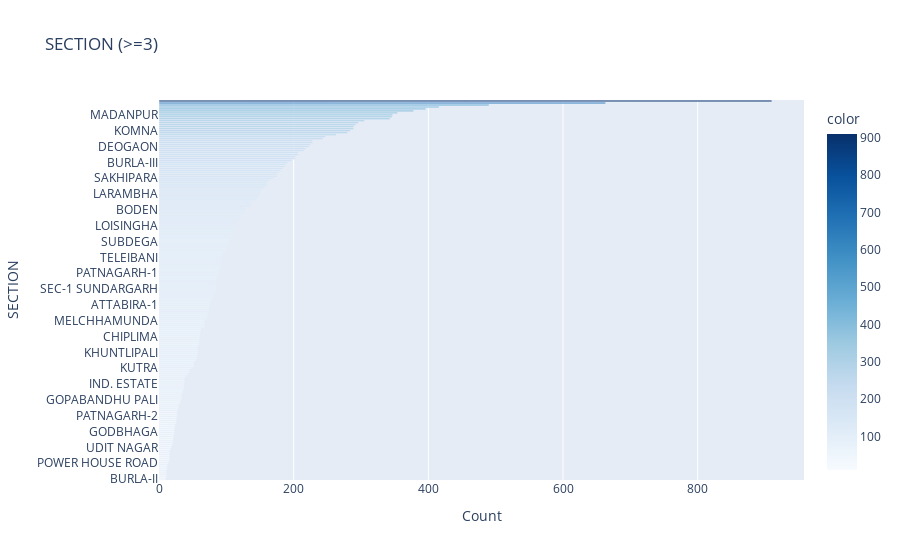
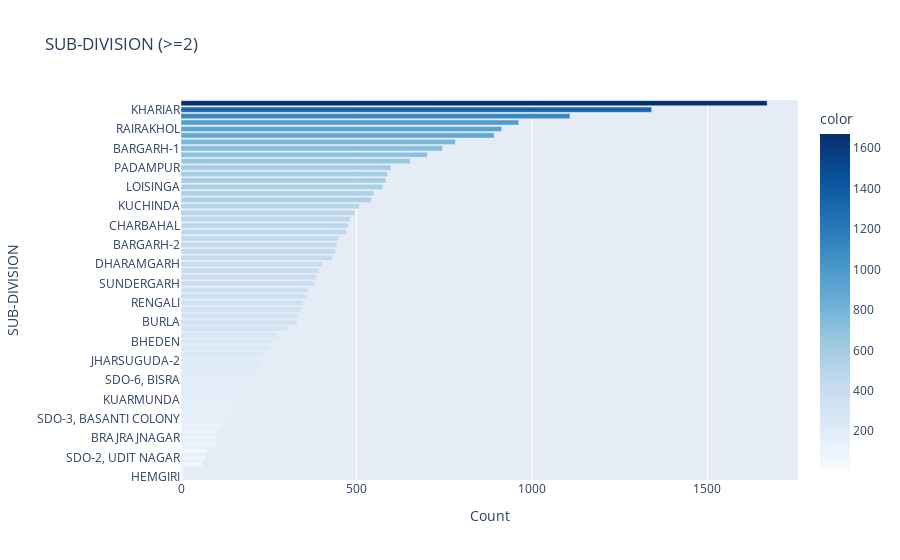
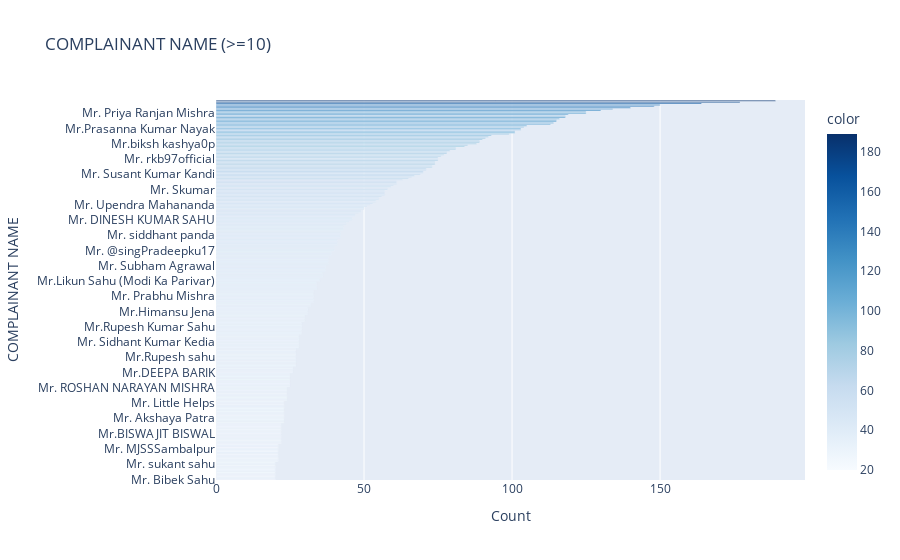
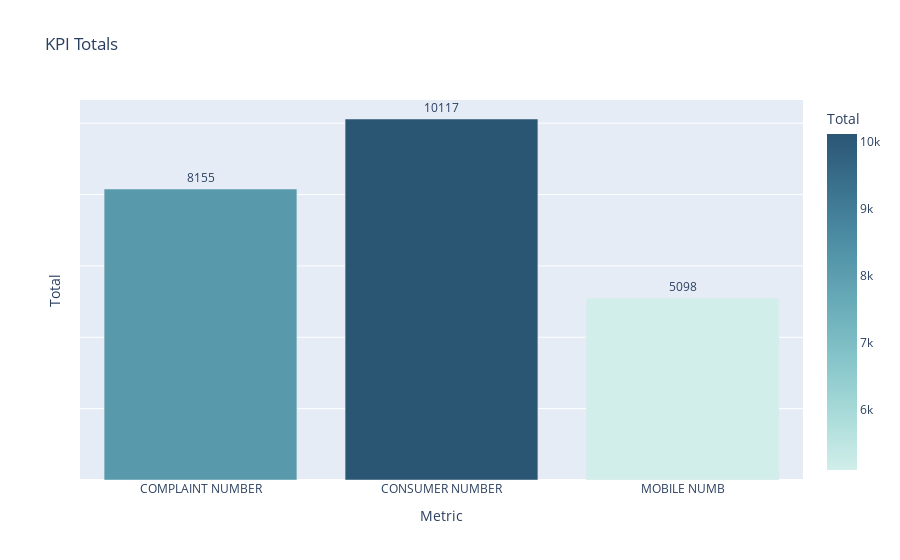

Source (notebook cell) for these figures, in order:
### Code cell
visualize_report(df)

### Figure 1 — Plotly figure (JSON) as saved in the notebook; plotly's stock layout.template omitted (floating-point values rounded to 4 significant figures; data arrays with more than 128 entries replaced by an {"elided": "..."} marker saying what was removed)
{"data": [{"alignmentgroup": "True", "hovertemplate": "Count=%{x}<br>SECTION=%{y}<br>color=%{marker.color}<extra></extra>", "legendgroup": "", "marker": {"color": {"elided": "192 int values"}, "coloraxis": "coloraxis", "pattern": {"shape": ""}}, "name": "", "offsetgroup": "", "orientation": "h", "showlegend": false, "textposition": "auto", "type": "bar", "x": {"elided": "192 int values"}, "xaxis": "x", "y": {"elided": "192 str values"}, "yaxis": "y"}], "layout": {"barmode": "relative", "coloraxis": {"colorbar": {"title": {"text": "color"}}, "colorscale": [[0, "rgb(247,251,255)"], [0.125, "rgb(222,235,247)"], [0.25, "rgb(198,219,239)"], [0.375, "rgb(158,202,225)"], [0.5, "rgb(107,174,214)"], [0.625, "rgb(66,146,198)"], [0.75, "rgb(33,113,181)"], [0.875, "rgb(8,81,156)"], [1, "rgb(8,48,107)"]]}, "legend": {"tracegroupgap": 0}, "title": {"text": "SECTION (>=3)"}, "xaxis": {"anchor": "y", "domain": [0, 1], "title": {"text": "Count"}}, "yaxis": {"anchor": "x", "domain": [0, 1], "title": {"text": "SECTION"}}}}

### Figure 2 — Plotly figure (JSON) as saved in the notebook; plotly's stock layout.template omitted (floating-point values rounded to 4 significant figures)
{"data": [{"alignmentgroup": "True", "hovertemplate": "Count=%{x}<br>SUB-DIVISION=%{y}<br>color=%{marker.color}<extra></extra>", "legendgroup": "", "marker": {"color": [8, 8, 60, 70, 75, 100, 100, 106, 114, 126, 147, 152, 153, 172, 199, 202, 213, 222, 224, 240, 255, 261, 274, 303, 331, 333, 343, 348, 359, 363, 381, 385, 393, 402, 431, 439, 444, 448, 471, 476, 482, 496, 508, 542, 550, 575, 584, 589, 598, 653, 702, 745, 782, 892, 914, 962, 1108, 1341, 1670], "coloraxis": "coloraxis", "pattern": {"shape": ""}}, "name": "", "offsetgroup": "", "orientation": "h", "showlegend": false, "textposition": "auto", "type": "bar", "x": [8, 8, 60, 70, 75, 100, 100, 106, 114, 126, 147, 152, 153, 172, 199, 202, 213, 222, 224, 240, 255, 261, 274, 303, 331, 333, 343, 348, 359, 363, 381, 385, 393, 402, 431, 439, 444, 448, 471, 476, 482, 496, 508, 542, 550, 575, 584, 589, 598, 653, 702, 745, 782, 892, 914, 962, 1108, 1341, 1670], "xaxis": "x", "y": ["HEMGIRI", " ", "KHARIAR ROAD", "SDO-2, UDIT NAGAR", "KALUNGA", "SDO-1, RAJGANPUR", "BRAJRAJNAGAR", "SDO-4, KOEL NAGAR", "BHAWANIPATNA NO-2", "SDO-3, BASANTI COLONY", "SDO-5 PANPOSH", "RAJGANGUR,SDO-2", "KUARMUNDA", "BELPAHAR", "UJALPUR", "SDO-6, BISRA", "JUNAGARH", "SDO-2, KHETRAJPUR", "JHARSUGUDA-2", "BARPALI", "BHAWANIPATNA NO-1", "BHEDEN", "SDO-1, INDUSTRIAL ESTATE", "BHATLI", "BURLA", "SDO-2 SAMBALPUR-E", "PAIKMAL", "RENGALI", "SOHELA", "BINKA", "SUNDERGARH", "HIRAKUD", "SDO-2,TITLAGARH", "DHARAMGARH", "B.M.PUR", "ATABIRA", "BARGARH-2", "BOLANGIR-3", "NUAPADA", "CHARBAHAL", "SONEPUR", "SDO-7 BONAI", "KUCHINDA", "BHUTAPADA", "BOLANGIR-2", "LOISINGA", "TITLAGARH", "KANTABANJI", "PADAMPUR", "JHARSUGUDA-1", "DEOGARH", "BARGARH-1", "PATNAGARH", "BOLANGIR-1", "RAIRAKHOL", "KESINGA", "NARLA", "KHARIAR", "SDO-1, AINTHAPALI"], "yaxis": "y"}], "layout": {"barmode": "relative", "coloraxis": {"colorbar": {"title": {"text": "color"}}, "colorscale": [[0, "rgb(247,251,255)"], [0.125, "rgb(222,235,247)"], [0.25, "rgb(198,219,239)"], [0.375, "rgb(158,202,225)"], [0.5, "rgb(107,174,214)"], [0.625, "rgb(66,146,198)"], [0.75, "rgb(33,113,181)"], [0.875, "rgb(8,81,156)"], [1, "rgb(8,48,107)"]]}, "legend": {"tracegroupgap": 0}, "title": {"text": "SUB-DIVISION (>=2)"}, "xaxis": {"anchor": "y", "domain": [0, 1], "title": {"text": "Count"}}, "yaxis": {"anchor": "x", "domain": [0, 1], "title": {"text": "SUB-DIVISION"}}}}

### Figure 3 — Plotly figure (JSON) as saved in the notebook; plotly's stock layout.template omitted (floating-point values rounded to 4 significant figures; data arrays with more than 128 entries replaced by an {"elided": "..."} marker saying what was removed)
{"data": [{"alignmentgroup": "True", "hovertemplate": "Count=%{x}<br>COMPLAINANT NAME=%{y}<br>color=%{marker.color}<extra></extra>", "legendgroup": "", "marker": {"color": {"elided": "274 int values"}, "coloraxis": "coloraxis", "pattern": {"shape": ""}}, "name": "", "offsetgroup": "", "orientation": "h", "showlegend": false, "textposition": "auto", "type": "bar", "x": {"elided": "274 int values"}, "xaxis": "x", "y": {"elided": "274 str values"}, "yaxis": "y"}], "layout": {"barmode": "relative", "coloraxis": {"colorbar": {"title": {"text": "color"}}, "colorscale": [[0, "rgb(247,251,255)"], [0.125, "rgb(222,235,247)"], [0.25, "rgb(198,219,239)"], [0.375, "rgb(158,202,225)"], [0.5, "rgb(107,174,214)"], [0.625, "rgb(66,146,198)"], [0.75, "rgb(33,113,181)"], [0.875, "rgb(8,81,156)"], [1, "rgb(8,48,107)"]]}, "legend": {"tracegroupgap": 0}, "title": {"text": "COMPLAINANT NAME (>=10)"}, "xaxis": {"anchor": "y", "domain": [0, 1], "title": {"text": "Count"}}, "yaxis": {"anchor": "x", "domain": [0, 1], "title": {"text": "COMPLAINANT NAME"}}}}

### Figure 4 — Plotly figure (JSON) as saved in the notebook; plotly's stock layout.template omitted (floating-point values rounded to 4 significant figures)
{"data": [{"alignmentgroup": "True", "hovertemplate": "Metric=%{x}<br>Total=%{marker.color}<extra></extra>", "legendgroup": "", "marker": {"color": [8155, 10117, 5098], "coloraxis": "coloraxis", "pattern": {"shape": ""}}, "name": "", "offsetgroup": "", "orientation": "v", "showlegend": false, "text": [8155, 10117, 5098], "textposition": "outside", "texttemplate": "%{text}", "type": "bar", "x": ["COMPLAINT NUMBER", "CONSUMER NUMBER", "MOBILE NUMB"], "xaxis": "x", "y": [8155, 10117, 5098], "yaxis": "y"}], "layout": {"barmode": "relative", "coloraxis": {"colorbar": {"title": {"text": "Total"}}, "colorscale": [[0, "rgb(209, 238, 234)"], [0.1667, "rgb(168, 219, 217)"], [0.3333, "rgb(133, 196, 201)"], [0.5, "rgb(104, 171, 184)"], [0.6667, "rgb(79, 144, 166)"], [0.8333, "rgb(59, 115, 143)"], [1, "rgb(42, 86, 116)"]]}, "legend": {"tracegroupgap": 0}, "title": {"text": "KPI Totals"}, "xaxis": {"anchor": "y", "domain": [0, 1], "title": {"text": "Metric"}}, "yaxis": {"anchor": "x", "domain": [0, 1], "showticklabels": false, "title": {"text": "Total"}}}}
